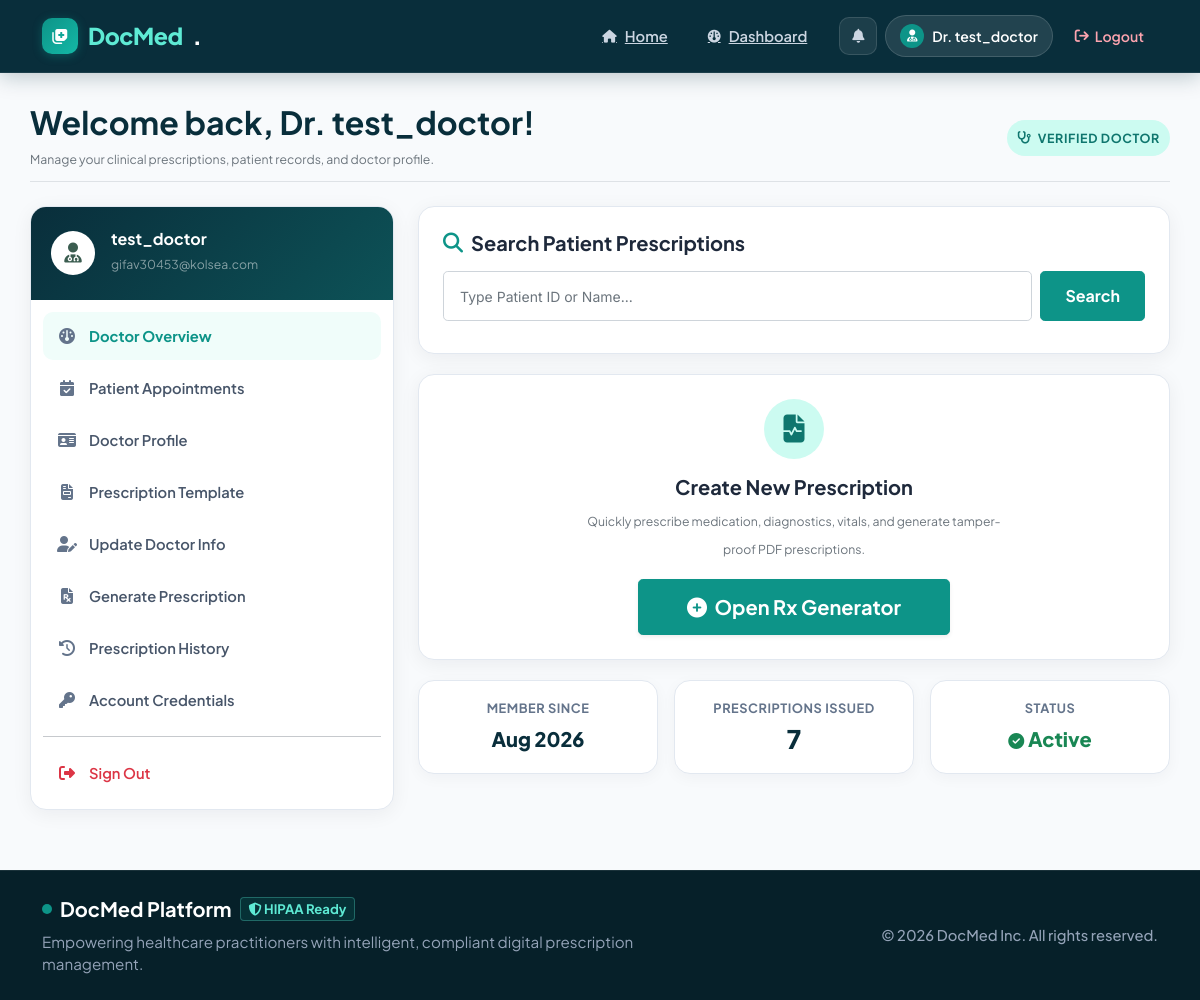
Screenshot of /dashboard/user_home_page/1 (signed in) with the database file from the repository.
### app/modules/account/models.py (models this page shows, shortened)
class RegistrationModel(UserMixin, db.Model):
    __tablename__ = 'registration'
    uid = db.Column(db.Integer(), primary_key=True)
    username = db.Column(db.String(80), unique=True, nullable=False)
    email = db.Column(db.String(120), unique=True, nullable=False)
    password = db.Column(db.String(200), nullable=False)
    gender = db.Column(db.String(10), nullable = False)
    created_at = db.Column(db.DateTime(), default=datetime.now)
    profile_info = db.relationship('ProfileSetupModel', backref='registration', uselist=False)
    prescription = db.relationship('PrescriptionModel', backref='prescription', uselist=True, cascade="all, delete-orphan", order_by='desc(PrescriptionModel.created_at)')
    role = db.Column(db.String(20), default='patient', nullable=False)
    is_admin = db.Column(db.Boolean(), default=False, nullable=False)
    is_active = db.Column(db.Boolean(), default=True, nullable=False)
    is_verified = db.Column(db.Boolean(), default=False, nullable=False)
    verified_doctor = db.Column(db.Boolean(), default=False, nullable=False)
    otp_code = db.Column(db.String(6), nullable=True)
    otp_expiry = db.Column(db.DateTime(), nullable=True)

### app/modules/dashboard/routes.py (the view)
@dashboard.route('/user_home_page/<int:uid>')
@login_required
def dashboard_main_page(uid):
    user = RegistrationModel.query.get(uid)
    if not user:
        flash("User not found.", "error")
        return redirect(url_for('home.home_page'))
    is_profile_setup = user.profile_info
    form = SearchForm()
    context={
        'user': user,
        'setup_exists': is_profile_setup,
        'form': form,
    }
    if getattr(user, 'role', 'patient') == 'doctor' or user.is_admin:
        return render_template('dashboard/dashboard.html', **context)
    else:
        return render_template('patient-dashboard/dashboard.html', **context)

### app/templates/dashboard/dashboard.html (shortened to what this page needs)
{% extends 'base.html' %}
{% block content %}
<div class="container dashboard-container">
    <div class="d-flex flex-wrap justify-content-between align-items-center mb-4 pb-2 border-bottom">
        <div>
            <h2 class="fw-bold mb-1" style="color: #092e3b;">
                {% if current_user.role == 'admin' or current_user.is_admin %}
                    Administrator Dashboard
                {% else %}
                    Welcome back, Dr. {{ current_user.username }}!
                {% endif %}
            </h2>
            <p class="text-muted mb-0 small">
                Manage your clinical prescriptions, patient records, and doctor profile.
            </p>
        </div>
        <div class="mt-2 mt-md-0">
            {% if current_user.verified_doctor or current_user.is_admin %}
                {% if current_user.role == 'admin' or current_user.is_admin %}
                    <span class="role-badge-chip role-admin"><i class="fa-solid fa-shield-halved"></i> Super Admin</span>
                {% else %}
                    <span class="role-badge-chip role-doctor"><i class="fa-solid fa-stethoscope"></i> Verified Doctor</span>
                {% endif %}
            {% else %}
                <span class="role-badge-chip" style="background:#fef3c7; color:#b45309; border:1px solid #fde68a;"><i class="fa-solid fa-hourglass-half"></i> Pending Verification</span>
            {% endif %}
        </div>
    </div>
    <div class="row g-4">
        <div class="col-lg-4 col-md-5">
            <div class="sidebar-card">
                <div class="sidebar-header">
                    <div class="d-flex align-items-center gap-3">
                        <div class="bg-white text-dark rounded-circle p-2 d-flex align-items-center justify-content-center" style="width: 44px; height: 44px;">
                            {% if current_user.role == 'admin' or current_user.is_admin %}
                                <i class="fa-solid fa-user-shield text-warning fs-5"></i>
                            {% else %}
                                <i class="fa-solid fa-user-doctor text-primary fs-5"></i>
                            {% endif %}
                        </div>
                        <div>
                            <h6 class="mb-0 fw-bold">{{ current_user.username }}</h6>
                            <small class="text-white-50">{{ current_user.email }}</small>
                        </div>
                    </div>
                </div>
                <div class="sidebar-nav">
                    <a href="{{ url_for('dashboard.dashboard_main_page', uid=current_user.uid) }}" class="sidebar-link active">
                        <i class="fa-solid fa-gauge"></i> Doctor Overview
                    </a>
                    {% if current_user.verified_doctor or current_user.is_admin %}
                    <a href="{{ url_for('dashboard.doctor_appointments_page', uid=current_user.uid) }}" class="sidebar-link">
                        <i class="fa-solid fa-calendar-check"></i> Patient Appointments
                    </a>
                    {% endif %}
                    {% if current_user.verified_doctor or current_user.is_admin %}
                        {% if setup_exists %}
                        <a href="{{ url_for('dashboard.profile_page', uid=current_user.uid) }}" class="sidebar-link">
                            <i class="fa-solid fa-id-card"></i> Doctor Profile
                        </a>
                        <a href="{{ url_for('dashboard.pdf_template_preview', uid=current_user.uid) }}" class="sidebar-link">
                            <i class="fa-solid fa-file-invoice"></i> Prescription Template
                        </a>
                        <a href="{{ url_for('dashboard.update_profile_info', uid=current_user.uid) }}" class="sidebar-link">
                            <i class="fa-solid fa-user-pen"></i> Update Doctor Info
                        </a>
                        {% else %}
                        <a href="{{ url_for('dashboard.setup_page', uid=current_user.uid) }}" class="sidebar-link text-primary fw-bold">
                            <i class="fa-solid fa-plus-circle text-primary"></i> Setup Doctor Profile
                        </a>
                        {% endif %}
                        <a href="{{ url_for('pdf_generator.document_page') }}" class="sidebar-link">
                            <i class="fa-solid fa-file-prescription"></i> Generate Prescription
                        </a>
                    {% else %}
                        <div class="px-3 py-2 my-1 rounded-2 bg-light text-muted small d-flex align-items-center justify-content-between">
                            <span><i class="fa-solid fa-lock me-2 text-warning"></i> Clinical Tools</span>
                            <span class="badge bg-warning text-dark" style="font-size: 0.68rem;">Pending Approval</span>
                        </div>
                    {% endif %}
                    <a href="{{ url_for('dashboard.history_page', uid=current_user.uid) }}" class="sidebar-link">
                        <i class="fa-solid fa-clock-rotate-left"></i> Prescription History
                    </a>
                    <a href="{{ url_for('accounts.registration_update_page', uid=current_user.uid) }}" class="sidebar-link">
                        <i class="fa-solid fa-key"></i> Account Credentials
                    </a>
                    <hr class="my-2 border-slate-200">
                    <a href="{{ url_for('accounts.logout_view') }}" class="sidebar-link text-danger">
                        <i class="fa-solid fa-right-from-bracket text-danger"></i> Sign Out
                    </a>
                </div>
            </div>
        </div>
        <div class="col-lg-8 col-md-7">
            {% if current_user.verified_doctor or current_user.is_admin %}
                <div class="dash-action-card" x-data="{ query: '' }">
                    <div class="d-flex align-items-center gap-2 mb-3">
                        <i class="fa-solid fa-magnifying-glass text-teal fs-5" style="color: #0d9488;"></i>
                        <h5 class="fw-bold mb-0">Search Patient Prescriptions</h5>
                    </div>
                    <form action="{{ url_for('user_search.search_result_page', uid=current_user.uid) }}" method="POST" class="d-flex position-relative">
                        {{ form.search (class="form-control form-control-lg me-2 rounded-3 fs-6", placeholder="Type Patient ID or Name...", **{'x-model': 'query', 'hx-post': url_for('user_search.live_search', uid=current_user.uid), 'hx-trigger': 'keyup changed delay:300ms, search', 'hx-target': '#dashboard-search-results', 'hx-swap': 'innerHTML'}) }}
                        {{ form.submit (class="btn btn-primary px-4 rounded-3 fw-bold", style="background:#0d9488; border-color:#0d9488;") }}
                    </form>
                </div>
                <div class="dash-action-card text-center py-4">
                    <div class="mb-3">
                        <div class="d-inline-flex align-items-center justify-content-center bg-teal-50 text-teal p-3 rounded-circle" style="width: 60px; height: 60px; background: #ccfbf1; color: #0f766e;">
                            <i class="fa-solid fa-file-waveform fs-3"></i>
                        </div>
                    </div>
                    <h5 class="fw-bold mb-2">Create New Prescription</h5>
                    <p class="text-muted small mx-auto mb-3" style="max-width: 420px;">
                        Quickly prescribe medication, diagnostics, vitals, and generate tamper-proof PDF prescriptions.
                    </p>
                    {% if setup_exists %}
                        <a href="{{ url_for('pdf_generator.document_page') }}" class="btn btn-primary btn-lg px-5 rounded-3 fw-bold shadow-sm" style="background:#0d9488; border-color:#0d9488;">
                            <i class="fa-solid fa-plus-circle me-1"></i> Open Rx Generator
                        </a>
                    {% endif %}
                </div>
            {% endif %}
            <div class="row g-3">
                <div class="col-sm-4">
                    <div class="dash-stat-box">
                        <h6>Member Since</h6>
                        <p class="stat-val fs-5">{{ current_user.created_at.strftime('%b %Y') if current_user.created_at else 'N/A' }}</p>
                    </div>
                </div>
                <div class="col-sm-4">
                    <div class="dash-stat-box">
                        <h6>Prescriptions Issued</h6>
                        <p class="stat-val">{{ current_user.prescription | length if current_user.prescription else 0 }}</p>
                    </div>
                </div>
                <div class="col-sm-4">
                    <div class="dash-stat-box">
                        <h6>Status</h6>
                        <p class="stat-val fs-5 text-success"><i class="fa-solid fa-circle-check fs-6"></i> Active</p>
                    </div>
                </div>
            </div>
        </div>
    </div>
</div>
{% endblock %}

### app/templates/base/header.html (shortened to what this page needs)
<!doctype html>
<html lang="en">
<head>
  <link href="{{ url_for('static', filename='css/bootstrap.min.css') }}" rel="stylesheet">
  <link href="https://cdnjs.cloudflare.com/ajax/libs/font-awesome/6.5.1/css/all.min.css" rel="stylesheet">
  <link href="{{ url_for('static', filename='css/tiny-slider.css') }}" rel="stylesheet">
  <link href="{{ url_for('static', filename='css/style.css') }}" rel="stylesheet">
</head>
<body>
  <nav class="docmed-navbar navbar navbar-expand-md navbar-dark">
    <div class="container">
      <a class="docmed-brand" href="{{ url_for('home.home_page') }}">
        <div class="brand-icon-wrapper">
          <i class="fa-solid fa-notes-medical"></i>
        </div>
        <span>DocMed</span>.
      </a>
      <div class="collapse navbar-collapse" id="navbarsDocMed">
        <ul class="navbar-nav ms-auto mb-2 mb-md-0 align-items-md-center gap-md-2">
          <li class="nav-item">
            <a class="docmed-nav-link" href="{{ url_for('home.home_page') }}">
               Home
            </a>
          </li>
          {% if current_user.is_authenticated %}
            {% if current_user.role == 'admin' or current_user.is_admin %}
            <li class="nav-item">
              <a class="docmed-nav-link" href="{{ url_for('admin.index') }}">
                <i class="fa-solid fa-shield-halved fa-sm"></i> Admin Panel
              </a>
            </li>
            {% else %}
            <li class="nav-item">
              <a class="docmed-nav-link" href="{{ url_for('dashboard.dashboard_main_page', uid=current_user.uid) }}">
                 Dashboard
              </a>
            </li>
            {% endif %}
          {% endif %}
        </ul>
        <div class="d-flex align-items-center gap-2 ms-md-3 mt-3 mt-md-0">
          {% if current_user.is_authenticated %}
            <div class="dropdown">
              <button class="notif-dropdown-btn dropdown-toggle" type="button" id="notifDropdown" data-bs-toggle="dropdown" aria-expanded="false" title="Notifications">
                <i class="fa-solid fa-bell" id="notif-bell-icon"></i>
              </button>
            </div>
            {% if current_user.role == 'admin' or current_user.is_admin %}
            <a class="user-pill" href="{{ url_for('admin.index') }}">
              <span class="user-avatar-icon">
                <i class="fa-solid fa-user-shield"></i>
              </span>
              <span>
                Admin: {{ current_user.username }}
              </span>
            </a>
            {% else %}
            <a class="user-pill" href="{{ url_for('dashboard.profile_page', uid=current_user.uid) if current_user.role == 'doctor' and current_user.profile_info else url_for('dashboard.dashboard_main_page', uid=current_user.uid) }}">
              <span class="user-avatar-icon">
                {% if current_user.role == 'doctor' %}
                  <i class="fa-solid fa-user-doctor"></i>
                {% else %}
                  <i class="fa-solid fa-user"></i>
                {% endif %}
              </span>
              <span>
                {% if current_user.role == 'doctor' %}
                  Dr. {{ current_user.username }}
                {% else %}
                  {{ current_user.username }} <small class="text-info opacity-75">(Patient)</small>
                {% endif %}
              </span>
            </a>
            {% endif %}
            <a class="btn-nav-logout" href="{{ url_for('accounts.logout_view') }}">
              <i class="fa-solid fa-arrow-right-from-bracket"></i> Logout
            </a>
          {% else %}
            <a class="btn-nav-register" href="{{ url_for('accounts.login_page') }}">
              <i class="fa-solid fa-arrow-right-to-bracket"></i> Sign In
            </a>
          {% endif %}
        </div>
      </div>
    </div>
  </nav>

### rows the page displays
RegistrationModel: username "test_doctor", email "gifav30453@kolsea.com", created_at "Aug 2026"

### other values shown
{{ current_user.prescription | length if current_user.prescription else 0 }} "7"
